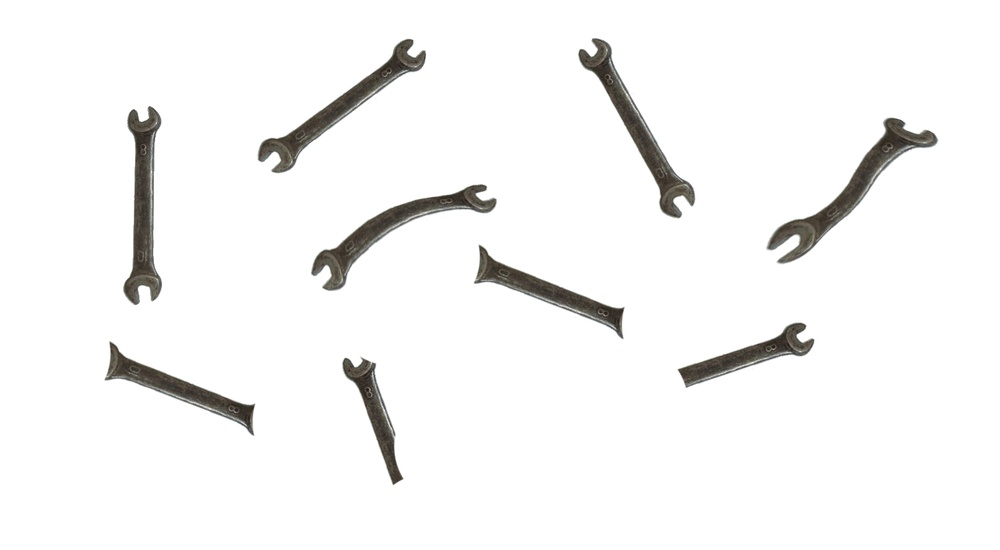
//> input picture СТЗ/Лаб4/Картиночки/part4_1.jpg, 1000 x 550 px, shrunk from 1592 x 876 before the run
$ ./OpenCVTest1   (built with g++ and OpenCV 4)
//> lines starting //> are read from the running program, lines starting //| are printed output that depends on the picture
### СТЗ/Лаб3/3.0/Fourier.h
#pragma once
#include <stdio.h>
#include <math.h>
#include <vector>
#include "opencv.hpp"
#include "opencv2\core.hpp"
#include <stdlib.h>
#include <ctime>
#include <iostream>
#include <chrono>


using namespace std;
using namespace cv;


class Fourier
{
public:
	Fourier() = default;
	~Fourier() = default;

	int forwardTransform(Mat inputImage, Mat result);//прямое ДПФ
	int inverseTransform(Mat reAndIn, Mat rezult);//обратое ДПФ
	int spectrum(Mat ReAndIm, Mat spec);//рассчет спектра
	void swapSpektr(Mat magI);//обмен квадрантов

	int showImage(Mat inputImage, int flag, string nameImage);//вывод спектра или рехультата обратного ДПФ

	Mat expansion(Mat inputImage);//расширение до оптимлаьных размеров
	Mat clipping(Mat image);//обрезка до изначального размера

	int notchFilter(Mat ReAndIm, Mat newReAndIm, float D0, float W);//Режекторный фильтр Гаусса
	int inverseTransformFromSpectrePhase(Mat spectr); //ОБратное преобразование из спектра и фазы

	int laplas(Mat inputImage);//Лаплас
	int box(Mat inputImage);//прямоугольный фильтр
	int sobel(Mat inputImage, int flag);//Собель

	int num(Mat num, Mat symbol);//отклик на номерах

	int setPhase(Mat inputImage);
	void setSize(Size size);

	int simileForward(Mat inputImage);
	int simileInverse(Mat inputImage);

	int corr(Mat inputImage1, Mat inputImage2);
	int corr2(Mat inputImage1, Mat inputImage2);
	void normalizedCrossCorrelation(Mat inputImage1, Mat inputImage2);

	Mat m_reAndIm;
	Mat m_phase;
	Size m_originalSize;
};

### СТЗ/Лаб3/3.0/Fourier.cpp
#include "Fourier.h"


//Задаем размер входного и выходного изображения
// [28 lines left out: functions setSize, setPhase, not called in this run]


//Расширение границ
Mat Fourier::expansion(Mat inputImage)
{
	//сохранение изначального размера
	m_originalSize = inputImage.size();

	//Определение оптимального размера
	Size dftSize;
	dftSize.width = getOptimalDFTSize(inputImage.cols);
	dftSize.height = getOptimalDFTSize(inputImage.rows);

	cout << "оптимальная ширина = " << dftSize.width << endl;
	cout << "оптимальная высота = " << dftSize.height << endl;

	Rect rectangle(0, 0, inputImage.cols, inputImage.rows);
	Mat outputImage(dftSize, inputImage.type(), Scalar(0));

	inputImage.copyTo(outputImage(rectangle));
	return outputImage;
}


//обрезка
// [57 lines left out: functions clipping, forwardTransform, not called in this run]


//вывод спектра
int Fourier::spectrum(Mat ReAndIm, Mat spec)
{
	vector<Mat> temp;
	split(ReAndIm, temp);

	magnitude(temp[0], temp[1], spec);

	swapSpektr(spec);

	return 0;

}


//обмен четвертей
void Fourier::swapSpektr(Mat magI)
{
	int cx = magI.cols / 2;
	int cy = magI.rows / 2;

	Mat q0(magI, Rect(0, 0, cx, cy));   // верхний левый
	Mat q1(magI, Rect(cx, 0, cx, cy));  // верхний правый
	Mat q2(magI, Rect(0, cy, cx, cy));  // нижний левый
	Mat q3(magI, Rect(cx, cy, cx, cy)); // нижний правый

	// обмен квадрантов 0-3
	Mat tmp;
	q0.copyTo(tmp);
	q3.copyTo(q0);
	tmp.copyTo(q3);

	// обмен квадрантов 1-2
	q1.copyTo(tmp);
	q2.copyTo(q1);
	tmp.copyTo(q2);
}


//Обратное
// [25 lines left out: function inverseTransform, not called in this run]


//функция для вывода спектра или результата обратного преобраования
// flag == 0 - вывести нужно спектр    flag == чему угодно другому - вывод картинки
int Fourier::showImage(Mat inputImage, int flag, string nameImage)
{
	Mat tempImage = inputImage.clone();

	//Необходимо отобразить спектр
	if (flag == 0)
	{
		tempImage += Scalar::all(1);
		log(tempImage, tempImage); //Натуральный логарифм для каждого элемента
	}

	normalize(tempImage, tempImage, 0, 1, NormTypes::NORM_MINMAX);
	Mat rezult;
	tempImage.convertTo(rezult, CV_8UC1, 255);

	imshow(nameImage, rezult);
	while (waitKey(25) != 27)
	{
		;
	}

	return 0;
}


//Режекторный фильтр
// [253 lines left out: functions notchFilter, inverseTransformFromSpectrePhase, laplas, box, sobel, not called in this run]


//Поиск символа
int Fourier::num(Mat num, Mat symbol)
{

	Mat numForward(num.size(), CV_32FC2, Scalar(0)); //изображение номера
	Mat symbolForward(num.size(), CV_32FC2, Scalar(0)); //изображение символа

	//forwardTransform(num, numForward);
	//forwardTransform(symbol, symbolForward);
	cv::dft(num, numForward, DFT_COMPLEX_OUTPUT);
	cv::dft(symbol, symbolForward, DFT_COMPLEX_OUTPUT);

	//спектр номера
	Mat spec1(num.size(), CV_32FC1, Scalar(0));
	spectrum(numForward, spec1);
	showImage(spec1, 0, "specNum");

	//спектр символа
	Mat spec2(num.size(), CV_32FC1, Scalar(0));
	spectrum(symbolForward, spec2);
	showImage(spec2, 0, "specSym");

	//корреляция
	Mat result(num.size(), CV_32FC2, Scalar(0, 0));
	// [13 lines of commented-out code are left out]

	mulSpectrums(numForward, symbolForward, result, 0, 1);


	//вывод спектра после корреляции
	Mat spec(num.size(), CV_32FC1, Scalar(0));
	spectrum(result, spec);
	showImage(spec, 0, "specNumAndSymbol");


	Mat rezultInverse(num.size(), CV_32FC1, Scalar(0));
	//inverseTransform(result, rezultInverse);
	cv::dft(result, rezultInverse, DFT_INVERSE | DFT_REAL_OUTPUT);

	showImage(rezultInverse, 1, "rezultInverse");


	//Поиск порогового значения
	cv::normalize(rezultInverse, rezultInverse, 0, 1, NormTypes::NORM_MINMAX);
	float porog = 0;
	for (int i = 0; i < rezultInverse.rows; i++)
	{
		for (int j = 0; j < rezultInverse.cols; j++)
		{
			if (rezultInverse.at<float>(i, j) > porog)
			{
				porog = rezultInverse.at<float>(i, j);
			}
		}
	}

	porog = porog - 0.01;

	//Пороговая фильррация
	Mat rezultInverseAndFilter(num.size(), CV_32FC1, Scalar(0));
	for (int i = 0; i < rezultInverse.rows; i++)
	{
		for (int j = 0; j < rezultInverse.cols; j++)
		{
			if (rezultInverse.at<float>(i, j) > porog)
			{
				rezultInverseAndFilter.at<float>(i, j) = rezultInverse.at<float>(i, j);
			}
		}
	}


	Mat temp1;
	rezultInverseAndFilter.convertTo(temp1, CV_8UC1, 255);

	imshow("num", temp1);

	while (waitKey(25) != 27)
	{
		;
	}

	return 0;
}


//сравнение прямых преоразований
// [63 lines left out: function simileForward, not called in this run]


// [25 lines of commented-out code are left out]

int Fourier::corr2(Mat inputImage1, Mat inputImage2)
{
	Mat furie = inputImage1.clone();
	Mat gl = inputImage2.clone();
	//перевод в float
	inputImage1.convertTo(inputImage1, CV_32FC1); //переводим в нужный формат
	inputImage2.convertTo(inputImage2, CV_32FC1); //переводим в нужный формат

	//поиск среднего значения
	Scalar Mean1;
	Mat Std1;
	meanStdDev(inputImage1, Mean1, Std1);

	Scalar Mean2;
	Mat Std2;
	meanStdDev(inputImage2, Mean2, Std2);

	inputImage1 = inputImage1 - Mean1;
	inputImage2 = inputImage2 - Mean2;


	cout << "среднее значение для картинки 1: " << Mean1 << endl;
	cout << "среднее значение для картинки 2: " << Mean2 << endl;


	inputImage1 = expansion(inputImage1);

	Rect rectangl(0, 0, inputImage2.cols, inputImage2.rows);
	Mat Glaza(inputImage1.size(), inputImage1.type(), Scalar(0));
	inputImage2.copyTo(Glaza(rectangl));


	//поиск образов
	Mat FurForward(inputImage1.size(), CV_32FC2, Scalar(0)); //изображение номера
	Mat GlazaForward(inputImage1.size(), CV_32FC2, Scalar(0)); //изображение символа

	cv::dft(inputImage1, FurForward, DFT_COMPLEX_OUTPUT);
	cv::dft(Glaza, GlazaForward, DFT_COMPLEX_OUTPUT);

	//корреляция
	Mat GF;
	mulSpectrums(FurForward, GlazaForward, GF, 0, 1);


	Mat rezultInverse(GF.size(), CV_32FC1, Scalar(0));
	cv::dft(GF, rezultInverse, DFT_INVERSE | DFT_REAL_OUTPUT);

	cv::normalize(rezultInverse, rezultInverse, 0, 1, NormTypes::NORM_MINMAX);

	showImage(rezultInverse, 1, "rezultInverse");

	float porog = 0;
	for (int i = 0; i < rezultInverse.rows; i++)
	{
		for (int j = 0; j < rezultInverse.cols; j++)
		{
			if (rezultInverse.at<float>(i, j) > porog)
			{
				porog = rezultInverse.at<float>(i, j);
			}
		}
	}

	porog = porog - 0.01;

	//Пороговая фильррация
	Mat rezultInverseAndFilter(inputImage1.size(), CV_32FC1, Scalar(0));
	for (int i = 0; i < rezultInverse.rows; i++)
	{
		for (int j = 0; j < rezultInverse.cols; j++)
		{
			if (rezultInverse.at<float>(i, j) > porog)
			{
				rezultInverseAndFilter.at<float>(i, j) = rezultInverse.at<float>(i, j);
			}
		}
	}


	Mat temp1;
	rezultInverseAndFilter.convertTo(temp1, CV_8UC1, 255);

	imshow("num", temp1);

	while (waitKey(25) != 27)
	{
		;
	}

	Point glass(0, 0);
	bool flag = false;
	for (int i = 0; i < temp1.rows; i++)
	{
		for (int j = 0; j < temp1.cols; j++)
		{
			if (temp1.at<uint8_t>(i, j) == 255)
			{
				flag = true;
				glass.x = j;
				glass.y = i;
				break;
			}
		}

		if (flag == true)
		{
			break;
		}

	}
	Point glass2(glass.x + gl.cols , glass.y + gl.rows);
	cv::rectangle(furie, glass, glass2, cv::Scalar(0, 0, 0), 6, 8, 0);

	imshow("furie", furie);

	while (waitKey(25) != 27)
	{
		;
	}


	return 0;
}

### СТЗ/Лаб3/3.0/OpenCVTest1.cpp
// OpenCVTest1.cpp : Этот файл содержит функцию "main". Здесь начинается и заканчивается выполнение программы.
//

#include <iostream>
#include "opencv2\core.hpp"
#include "Fourier.h"
#include  <stdlib.h>
#include   <ctime>


using namespace std;
using namespace cv;


int main()
{
    Fourier fourier;
    setlocale(LC_ALL, "Russian");

    //////* Тест прямого ДПФ, вывода спектра, обратного ДПФ */////////////////////////////////////////////////////////////////////////////////////////


    // [28 lines of commented-out code are left out]


    //////* Режекторный фильтр Гаусса */////////////////////////////////////////////////////////////////////////////////////////

    //fourier.setPhase(inputImage);

    //Mat resultNotchFilter(inputImage.size(), CV_32FC2, Scalar(0, 0)); //Вещественна и мнимая часть после умножения на фильтр
    //fourier.notchFilter(resultForward, resultNotchFilter, 25, 10);


    //////* Свертка с фильтрами *///////////////////////////////////////////////////////////////////////////////////////////////


    // [12 lines of commented-out code are left out]


    //////* Поиск символов на номерах */////////////////////////////////////////////////////////////////////////////////////////

    // [32 lines of commented-out code are left out]


    Mat fur = imread("part4_1.jpg", IMREAD_GRAYSCALE); //номер
//> fur: 550 rows x 1000 cols, CV_8UC1; min 25, max 255, mean 244.5

    Mat glaza = imread("part4_2.jpg", IMREAD_GRAYSCALE); //буква
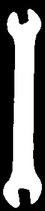
//> input picture СТЗ/Лаб4/Картиночки/part4_2.jpg, 45 x 211 px, shrunk from 72 x 336 before the run
//> glaza is the input picture: 211 rows x 45 cols, CV_8UC1; min 0, max 255, mean 114.8


    fourier.corr2(fur, glaza);
//> in corr2, `meanStdDev(inputImage1, Mean1, Std1);`: Mean1 = Scalar(244.5); Std1 = [41.19]
//> in corr2, `meanStdDev(inputImage2, Mean2, Std2);`: Mean2 = Scalar(114.8); Std2 = [123.9]
//| среднее значение для картинки 1: [244.528, 0, 0, 0]
//| среднее значение для картинки 2: [114.829, 0, 0, 0]
//| оптимальная ширина = 1000
//| оптимальная высота = 576
//> in corr2, `inputImage2.copyTo(Glaza(rectangl));`:
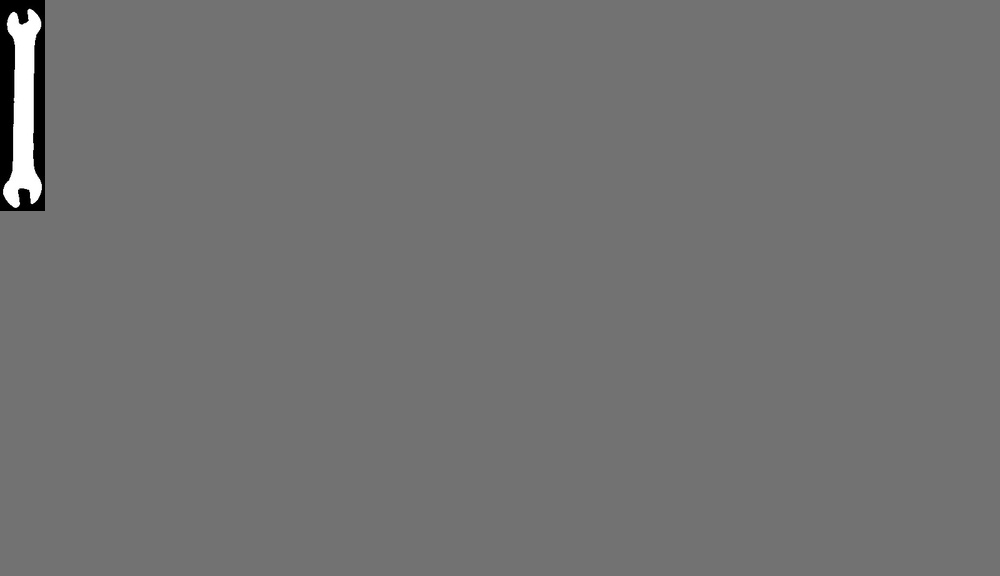
//> Glaza: 576 rows x 1000 cols, CV_32FC1; min -114.8, max 140.2, mean 0; drawn with min black and max white
//> in corr2, `cv::dft(GF, rezultInverse, DFT_INVERSE | DFT_REAL_OUTPUT);`:
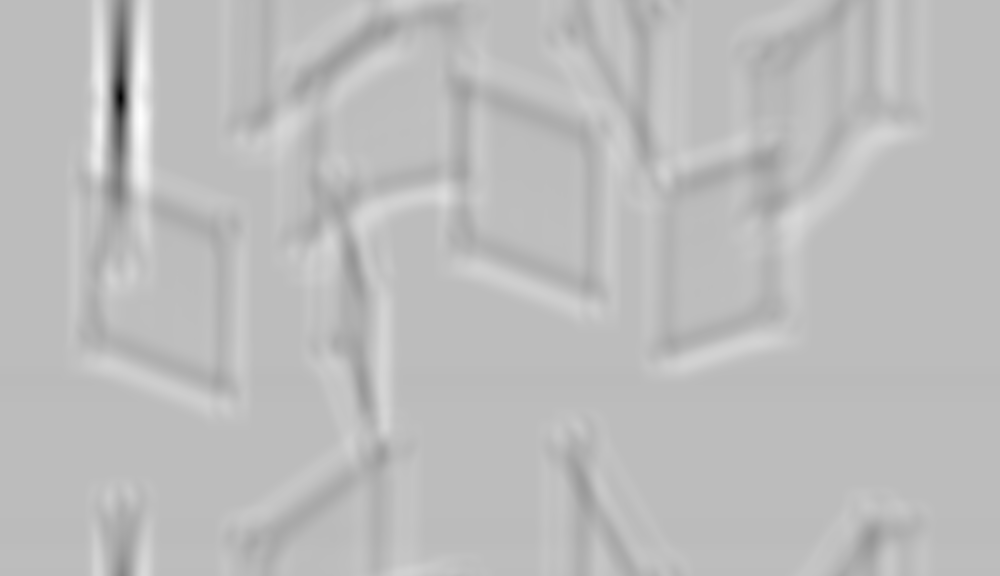
//> rezultInverse: 576 rows x 1000 cols, CV_32FC1; min -5.63e+13, max 2e+13, mean 13704.3; drawn with min black and max white
//> the Esc key is pressed
//> the loop in corr2, `for (int i = 0; i < rezultInverse.rows; i++)` made 576 passes
//> porog on passes 1 to 3: 0.851, 0.853, 0.854
//> after the loop in corr2, `for (int i = 0; i < rezultInverse.rows; i++)`: porog = 1
//> in corr2, `porog = porog - 0.01;`: porog = 0.99
//> the Esc key is pressed
//> after the loop in corr2, `for (int i = 0; i < temp1.rows; i++)`: flag = true
//> in corr2, `Point glass2(glass.x + gl.cols , glass.y + gl.rows);`: glass2 = Point(185, 328)
//> in corr2, `cv::rectangle(furie, glass, glass2, cv::Scalar(0, 0, 0), 6, 8, 0);`: glass = Point(140, 117)
//> the Esc key is pressed

    fur = fourier.expansion(fur);
//| оптимальная ширина = 1000
//| оптимальная высота = 576
//> in expansion (call 2), `inputImage.copyTo(outputImage(rectangle));`:
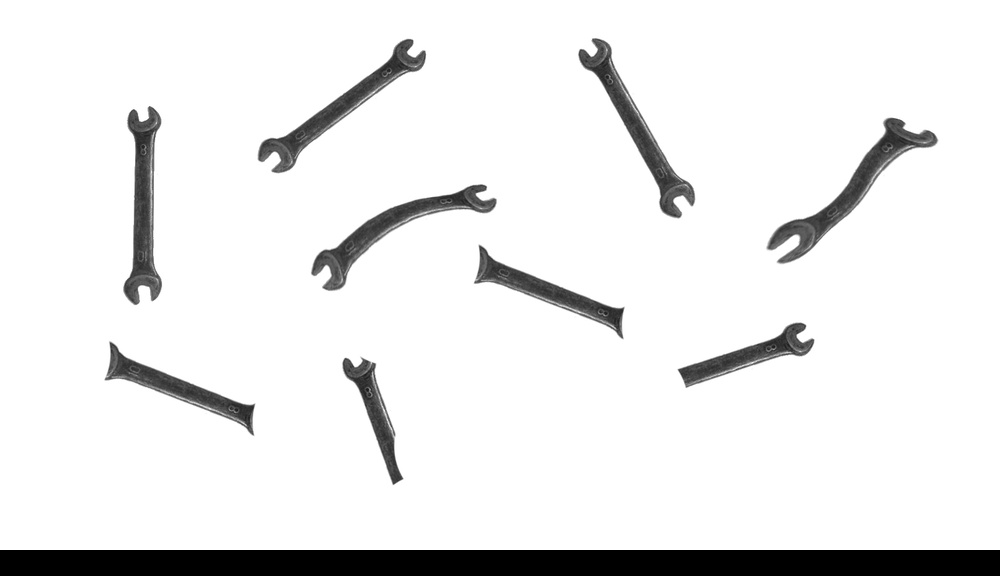
//> outputImage: 576 rows x 1000 cols, CV_8UC1; min 0, max 255, mean 233.5


    imshow("fur", fur);
    imshow("glaz", glaza);

    Rect rectanglef(0, 0, glaza.cols, glaza.rows);
//> rectanglef = Rect(0, 0, 45, 211)
    Mat symbolGlaza(fur.size(), fur.type(), Scalar(0));
    glaza.copyTo(symbolGlaza(rectanglef));
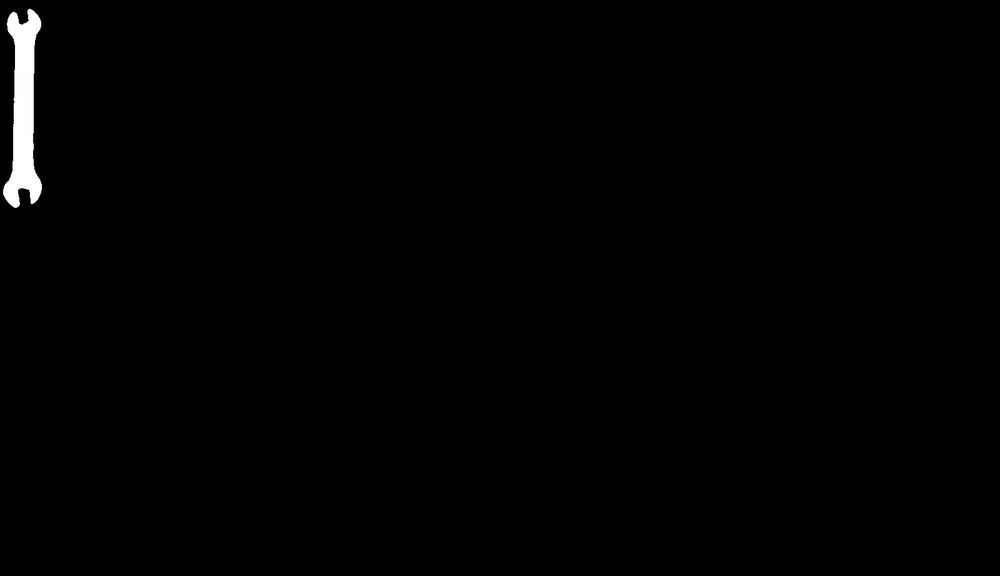
//> symbolGlaza: 576 rows x 1000 cols, CV_8UC1; min 0, max 255, mean 1.9
    imshow("symbolGlaza", symbolGlaza);

    fur.convertTo(fur, CV_32FC1); //переводим в нужный формат
//> fur: 576 rows x 1000 cols, CV_32FC1
    symbolGlaza.convertTo(symbolGlaza, CV_32FC1); //переводим в нужный формат
//> symbolGlaza: 576 rows x 1000 cols, CV_32FC1

    fourier.num(fur, symbolGlaza);
//> call 2 of showImage, with flag = 0, nameImage = "specNum"
//> in showImage (call 2), `normalize(tempImage, tempImage, 0, 1, NormTypes::NORM_MINMAX);`:
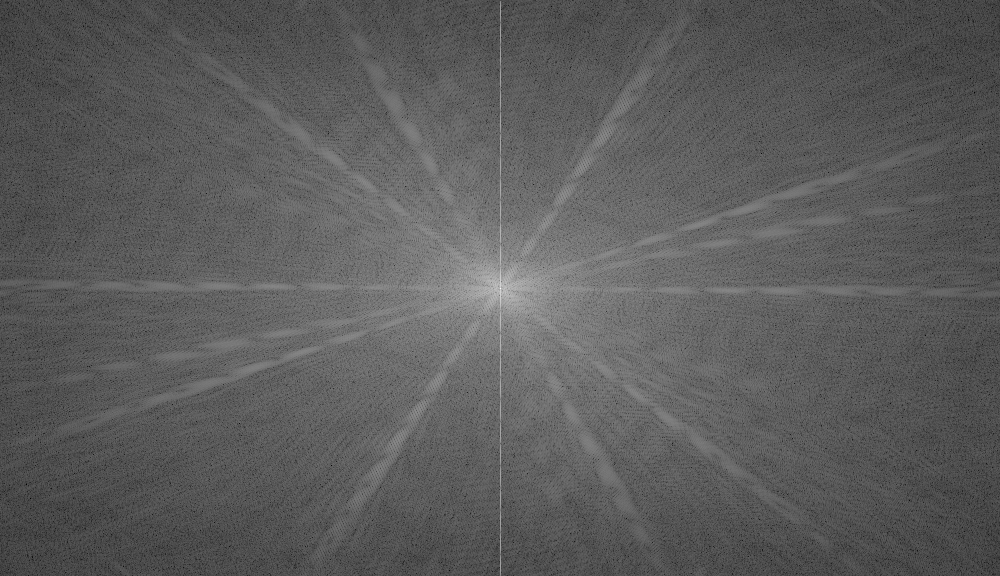
//> tempImage: 576 rows x 1000 cols, CV_32FC1; min 0, max 1, mean 0.363
//> the Enter key is pressed
//> the space key is pressed
//> call 3 of showImage, with flag = 0, nameImage = "specSym"
//> in showImage (call 3), `normalize(tempImage, tempImage, 0, 1, NormTypes::NORM_MINMAX);`:
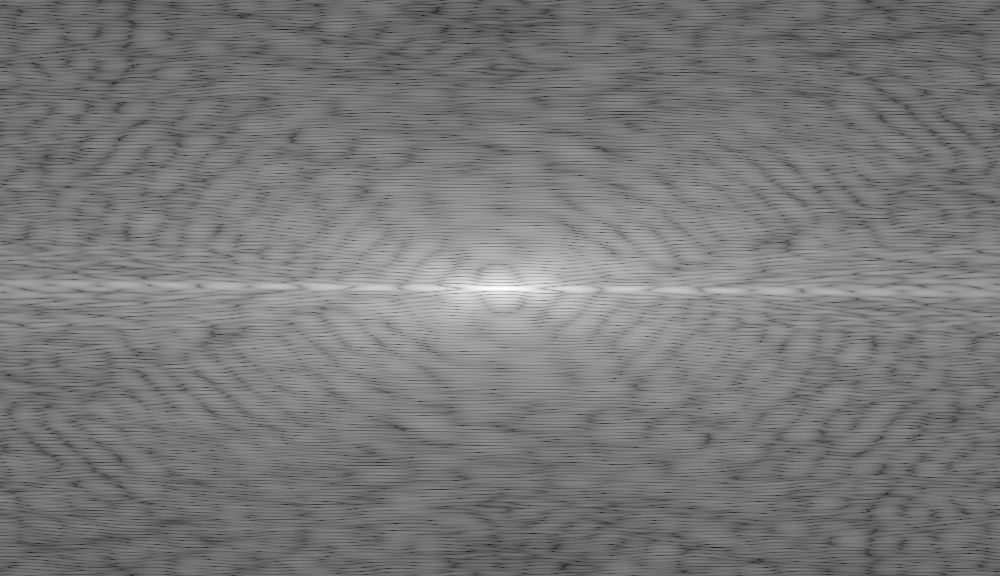
//> tempImage: 576 rows x 1000 cols, CV_32FC1; min 0, max 1, mean 0.474
//> the Enter key is pressed
//> the space key is pressed

    return 0;

}
